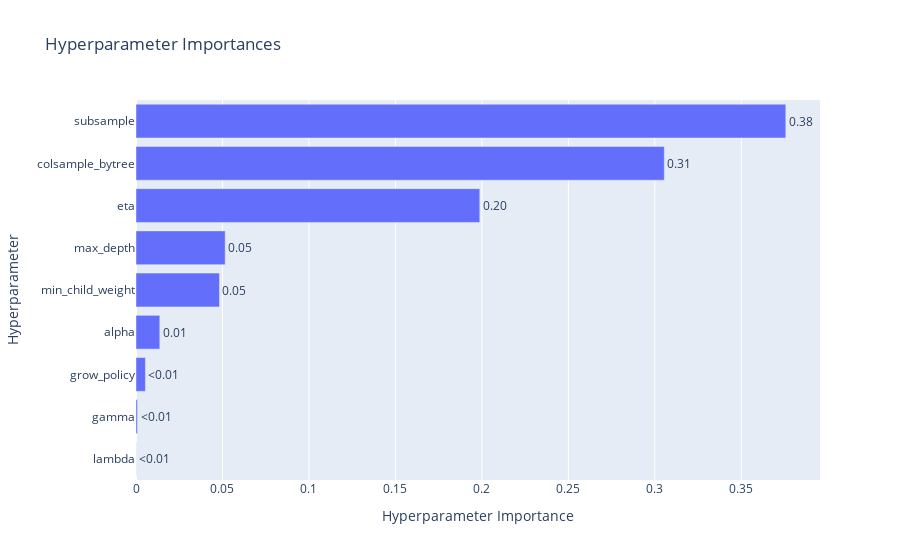
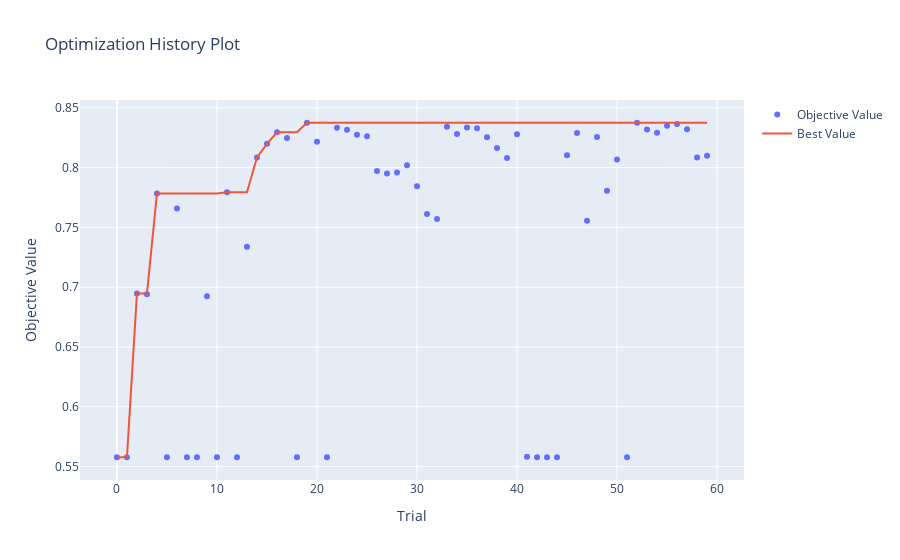
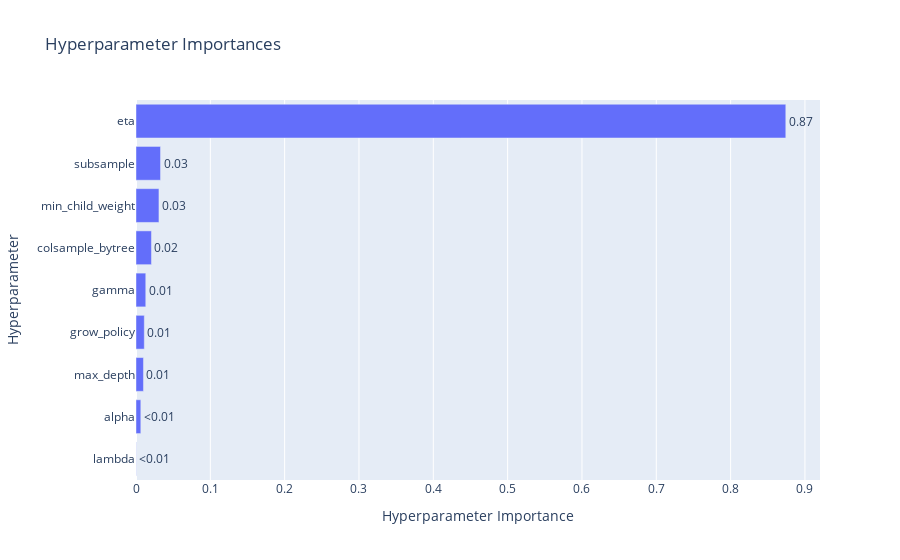
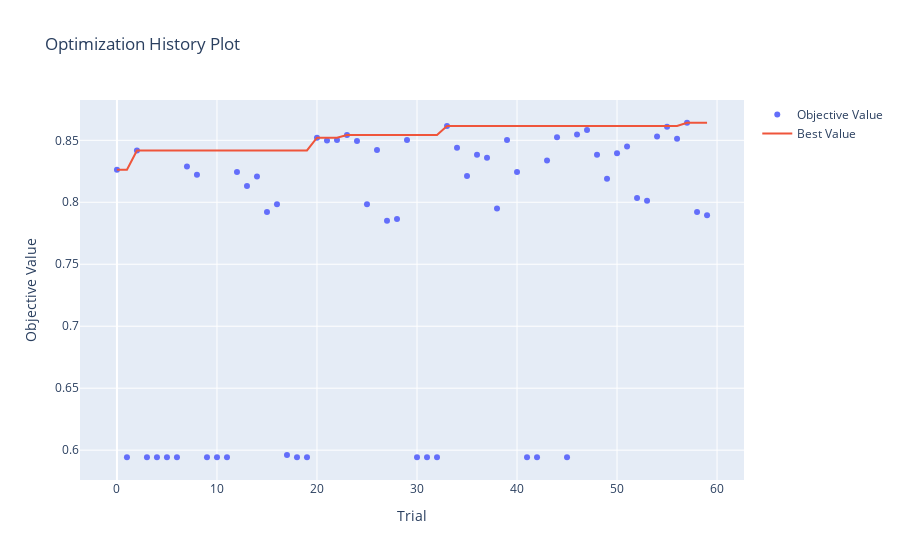

The code cell stored with these charts, in order, in its notebook:
### Code cell
import xgboost as xgb
from sklearn.metrics import accuracy_score
import optuna
import optuna.visualization as vis

for data_proc in [active, retired, inactive]:
    assert data_proc.OHE == True
    best_model = None

    dtrain = xgb.DMatrix(data_proc.X_train, label=data_proc.y_train)
    dvalid = xgb.DMatrix(data_proc.X_valid, label=data_proc.y_valid)

    def objective(trial):
        params = {
            "verbosity": 0,
            "objective": "binary:logistic",
            "booster": "gbtree",
            "lambda": trial.suggest_float("lambda", 1e-8, 1.0, log=True),
            "alpha": trial.suggest_float("alpha", 1e-8, 1.0, log=True),
            "subsample": trial.suggest_float("subsample", 0.2, 1.0),
            "colsample_bytree": trial.suggest_float("colsample_bytree", 0.2, 1.0),
            "max_depth": trial.suggest_int("max_depth", 3, 15, step=2),
            "min_child_weight": trial.suggest_int("min_child_weight", 2, 10),
            "eta": trial.suggest_float("eta", 1e-8, 1.0, log=True),
            "gamma": trial.suggest_float("gamma", 1e-8, 1.0, log=True),
            "grow_policy": trial.suggest_categorical("grow_policy", ["depthwise", "lossguide"])
        }

        model = xgb.train(params, dtrain, evals=[(dvalid, 'validation')], num_boost_round=500,
                          early_stopping_rounds=50, verbose_eval=False)

        preds = model.predict(dvalid)
        preds_binary = (preds > 0.5).astype(int)
        accuracy = accuracy_score(data_proc.y_valid, preds_binary)
        return accuracy

    print(f"[[ {data_proc.status} ]]")
    study = optuna.create_study(direction='maximize')
    study.optimize(objective, n_trials=60, show_progress_bar=True, n_jobs=3)

    print("Meilleurs hyperparamètres :", study.best_params)
    print("Meilleure accuracy :", study.best_value)
    display(vis.plot_param_importances(study))
    display(vis.plot_optimization_history(study))

    print(f"Training model [{data_proc.status}] on best_params with 1000 iterations")
    best_params = study.best_params

    best_model = xgb.train(best_params, dtrain, evals=[(dvalid, 'validation')], num_boost_round=1000,
                           early_stopping_rounds=10, verbose_eval=False)

    data_proc.models["xgboost"] = best_model

### Figure 1 — Plotly figure (JSON) as saved in the notebook; plotly's stock layout.template omitted (floating-point values rounded to 4 significant figures)
{"data": [{"cliponaxis": false, "hovertemplate": ["lambda (FloatDistribution): 5.9729618589971845e-05<extra></extra>", "gamma (FloatDistribution): 0.000873874023603766<extra></extra>", "grow_policy (CategoricalDistribution): 0.005453726954403918<extra></extra>", "alpha (FloatDistribution): 0.013762349598857037<extra></extra>", "min_child_weight (IntDistribution): 0.04827302465234154<extra></extra>", "max_depth (IntDistribution): 0.051585527222896894<extra></extra>", "eta (FloatDistribution): 0.19878505848584338<extra></extra>", "colsample_bytree (FloatDistribution): 0.30547835486741287<extra></extra>", "subsample (FloatDistribution): 0.3757283545760507<extra></extra>"], "name": "Objective Value", "orientation": "h", "text": ["<0.01", "<0.01", "<0.01", "0.01", "0.05", "0.05", "0.20", "0.31", "0.38"], "textposition": "outside", "type": "bar", "x": [5.973e-05, 0.0008739, 0.005454, 0.01376, 0.04827, 0.05159, 0.1988, 0.3055, 0.3757], "y": ["lambda", "gamma", "grow_policy", "alpha", "min_child_weight", "max_depth", "eta", "colsample_bytree", "subsample"]}], "layout": {"title": {"text": "Hyperparameter Importances"}, "xaxis": {"title": {"text": "Hyperparameter Importance"}}, "yaxis": {"title": {"text": "Hyperparameter"}}}}

### Figure 2 — Plotly figure (JSON) as saved in the notebook; plotly's stock layout.template omitted (floating-point values rounded to 4 significant figures)
{"data": [{"mode": "markers", "name": "Objective Value", "type": "scatter", "x": [0, 1, 2, 3, 4, 5, 6, 7, 8, 9, 10, 11, 12, 13, 14, 15, 16, 17, 18, 19, 20, 21, 22, 23, 24, 25, 26, 27, 28, 29, 30, 31, 32, 33, 34, 35, 36, 37, 38, 39, 40, 41, 42, 43, 44, 45, 46, 47, 48, 49, 50, 51, 52, 53, 54, 55, 56, 57, 58, 59], "y": [0.5578, 0.5578, 0.6947, 0.6942, 0.7783, 0.5578, 0.7658, 0.5578, 0.5578, 0.6924, 0.5578, 0.7793, 0.5578, 0.7338, 0.8085, 0.8199, 0.8295, 0.8248, 0.5578, 0.8375, 0.8217, 0.5578, 0.8334, 0.8316, 0.8274, 0.8261, 0.7972, 0.7951, 0.7959, 0.8021, 0.7845, 0.7612, 0.7571, 0.8342, 0.8282, 0.8336, 0.8329, 0.8254, 0.8163, 0.808, 0.8279, 0.5583, 0.5578, 0.5578, 0.5578, 0.8103, 0.829, 0.7555, 0.8256, 0.7806, 0.8067, 0.5578, 0.8375, 0.8318, 0.8292, 0.8349, 0.8365, 0.8321, 0.8085, 0.8098]}, {"mode": "lines", "name": "Best Value", "type": "scatter", "x": [0, 1, 2, 3, 4, 5, 6, 7, 8, 9, 10, 11, 12, 13, 14, 15, 16, 17, 18, 19, 20, 21, 22, 23, 24, 25, 26, 27, 28, 29, 30, 31, 32, 33, 34, 35, 36, 37, 38, 39, 40, 41, 42, 43, 44, 45, 46, 47, 48, 49, 50, 51, 52, 53, 54, 55, 56, 57, 58, 59], "y": [0.5578, 0.5578, 0.6947, 0.6947, 0.7783, 0.7783, 0.7783, 0.7783, 0.7783, 0.7783, 0.7783, 0.7793, 0.7793, 0.7793, 0.8085, 0.8199, 0.8295, 0.8295, 0.8295, 0.8375, 0.8375, 0.8375, 0.8375, 0.8375, 0.8375, 0.8375, 0.8375, 0.8375, 0.8375, 0.8375, 0.8375, 0.8375, 0.8375, 0.8375, 0.8375, 0.8375, 0.8375, 0.8375, 0.8375, 0.8375, 0.8375, 0.8375, 0.8375, 0.8375, 0.8375, 0.8375, 0.8375, 0.8375, 0.8375, 0.8375, 0.8375, 0.8375, 0.8375, 0.8375, 0.8375, 0.8375, 0.8375, 0.8375, 0.8375, 0.8375]}, {"marker": {"color": "#cccccc"}, "mode": "markers", "name": "Infeasible Trial", "showlegend": false, "type": "scatter", "x": [], "y": []}], "layout": {"title": {"text": "Optimization History Plot"}, "xaxis": {"title": {"text": "Trial"}}, "yaxis": {"title": {"text": "Objective Value"}}}}

### Figure 3 — Plotly figure (JSON) as saved in the notebook; plotly's stock layout.template omitted (floating-point values rounded to 4 significant figures)
{"data": [{"cliponaxis": false, "hovertemplate": ["lambda (FloatDistribution): 0.000256249966677174<extra></extra>", "alpha (FloatDistribution): 0.006484827793894228<extra></extra>", "max_depth (IntDistribution): 0.010037111698110253<extra></extra>", "grow_policy (CategoricalDistribution): 0.01117052620469135<extra></extra>", "gamma (FloatDistribution): 0.013146645982559022<extra></extra>", "colsample_bytree (FloatDistribution): 0.020785493182895586<extra></extra>", "min_child_weight (IntDistribution): 0.030880315764113934<extra></extra>", "subsample (FloatDistribution): 0.03299627520982609<extra></extra>", "eta (FloatDistribution): 0.8742425541972324<extra></extra>"], "name": "Objective Value", "orientation": "h", "text": ["<0.01", "<0.01", "0.01", "0.01", "0.01", "0.02", "0.03", "0.03", "0.87"], "textposition": "outside", "type": "bar", "x": [0.0002562, 0.006485, 0.01004, 0.01117, 0.01315, 0.02079, 0.03088, 0.033, 0.8742], "y": ["lambda", "alpha", "max_depth", "grow_policy", "gamma", "colsample_bytree", "min_child_weight", "subsample", "eta"]}], "layout": {"title": {"text": "Hyperparameter Importances"}, "xaxis": {"title": {"text": "Hyperparameter Importance"}}, "yaxis": {"title": {"text": "Hyperparameter"}}}}

### Figure 4 — Plotly figure (JSON) as saved in the notebook; plotly's stock layout.template omitted (floating-point values rounded to 4 significant figures)
{"data": [{"mode": "markers", "name": "Objective Value", "type": "scatter", "x": [0, 1, 2, 3, 4, 5, 6, 7, 8, 9, 10, 11, 12, 13, 14, 15, 16, 17, 18, 19, 20, 21, 22, 23, 24, 25, 26, 27, 28, 29, 30, 31, 32, 33, 34, 35, 36, 37, 38, 39, 40, 41, 42, 43, 44, 45, 46, 47, 48, 49, 50, 51, 52, 53, 54, 55, 56, 57, 58, 59], "y": [0.8262, 0.5943, 0.8418, 0.5943, 0.5943, 0.5943, 0.5943, 0.8289, 0.8222, 0.5943, 0.5943, 0.5943, 0.8244, 0.8132, 0.8208, 0.7922, 0.7985, 0.5961, 0.5943, 0.5943, 0.8521, 0.8499, 0.8503, 0.8543, 0.8494, 0.7985, 0.8423, 0.7851, 0.7864, 0.8503, 0.5943, 0.5943, 0.5943, 0.8615, 0.8441, 0.8213, 0.8382, 0.836, 0.7949, 0.8503, 0.8244, 0.5943, 0.5943, 0.8338, 0.8525, 0.5943, 0.8548, 0.8584, 0.8382, 0.819, 0.8396, 0.845, 0.8034, 0.8012, 0.853, 0.861, 0.8512, 0.8642, 0.7922, 0.7895]}, {"mode": "lines", "name": "Best Value", "type": "scatter", "x": [0, 1, 2, 3, 4, 5, 6, 7, 8, 9, 10, 11, 12, 13, 14, 15, 16, 17, 18, 19, 20, 21, 22, 23, 24, 25, 26, 27, 28, 29, 30, 31, 32, 33, 34, 35, 36, 37, 38, 39, 40, 41, 42, 43, 44, 45, 46, 47, 48, 49, 50, 51, 52, 53, 54, 55, 56, 57, 58, 59], "y": [0.8262, 0.8262, 0.8418, 0.8418, 0.8418, 0.8418, 0.8418, 0.8418, 0.8418, 0.8418, 0.8418, 0.8418, 0.8418, 0.8418, 0.8418, 0.8418, 0.8418, 0.8418, 0.8418, 0.8418, 0.8521, 0.8521, 0.8521, 0.8543, 0.8543, 0.8543, 0.8543, 0.8543, 0.8543, 0.8543, 0.8543, 0.8543, 0.8543, 0.8615, 0.8615, 0.8615, 0.8615, 0.8615, 0.8615, 0.8615, 0.8615, 0.8615, 0.8615, 0.8615, 0.8615, 0.8615, 0.8615, 0.8615, 0.8615, 0.8615, 0.8615, 0.8615, 0.8615, 0.8615, 0.8615, 0.8615, 0.8615, 0.8642, 0.8642, 0.8642]}, {"marker": {"color": "#cccccc"}, "mode": "markers", "name": "Infeasible Trial", "showlegend": false, "type": "scatter", "x": [], "y": []}], "layout": {"title": {"text": "Optimization History Plot"}, "xaxis": {"title": {"text": "Trial"}}, "yaxis": {"title": {"text": "Objective Value"}}}}
